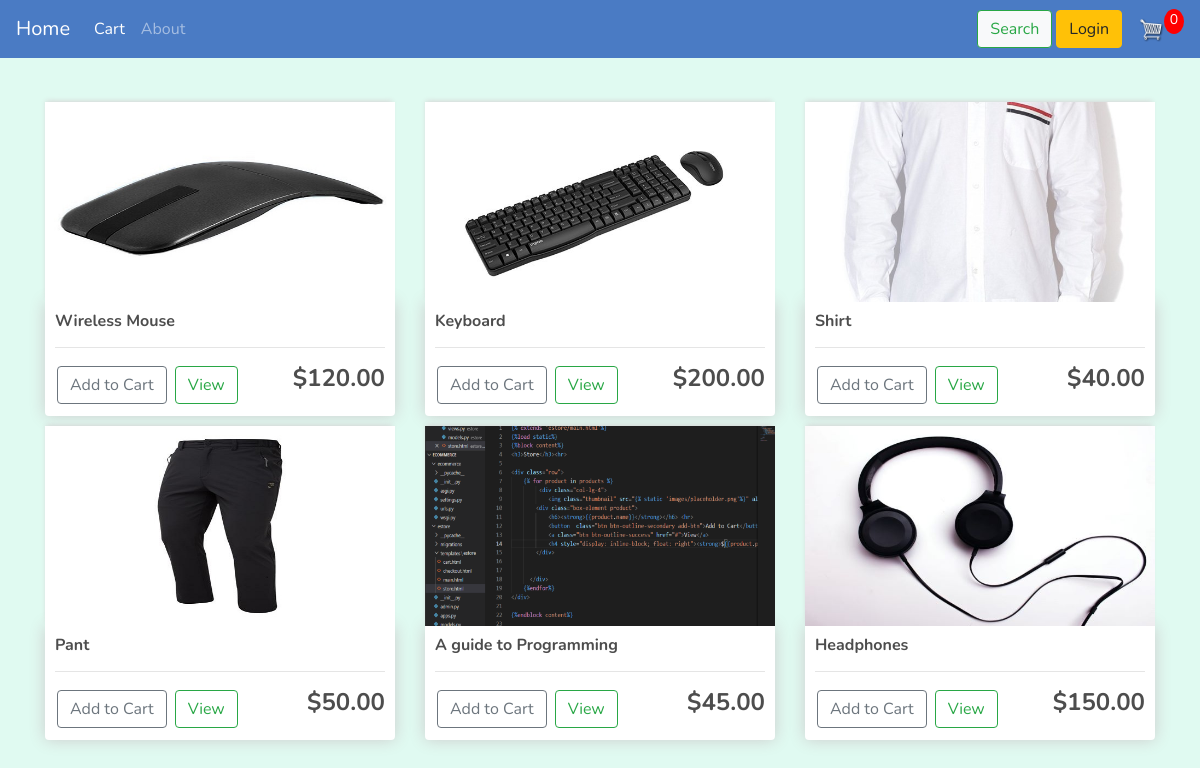
The page / on the database its author committed.
### estore/models.py (models this page shows, shortened)
class Product(models.Model):
    name = models.CharField(max_length=200, null=True)
    price = models.DecimalField(max_digits=7, decimal_places=2)
    digital = models.BooleanField(default=False, null=True, blank=False)
    image = models.ImageField(null=True, blank=True)
    @property
    def imageURL(self):
        try:
            url = self.image.url
        except:
            url = ''
        return url

### estore/views.py (the view)
# urls.py: path('', views.store, name="store"),
def store(request):
   data = cartData(request)
   cartItems = data['cartItems']
   products = Product.objects.all()
   myFilter = ProductFilter(request.GET, queryset=products)
   products = myFilter.qs
   context = {'products':products, 'cartItems':cartItems, 'myFilter':myFilter}
   return render(request, 'estore/store.html', context)

### estore/utils.py (called while the page is built, shortened)
def cookieCart(request):
    try:
            cart = json.loads(request.COOKIES['cart'])
    except:
        cart = {}
    items = []
    order = {'cart_total':0, 'cart_items':0, 'shipping': False}
    cartItems = order['cart_items']
    return{'cartItems':cartItems, 'order':order, 'items':items}

def cartData(request):
    if request.user.is_authenticated:
        customer = request.user.customer
        order, created = Order.objects.get_or_create(
            customer=customer, complete=False)
        items = order.orderitem_set.all()
        cartItems = order.cart_items
    else:
        cookieData = cookieCart(request)
        cartItems = cookieData['cartItems']
        order = cookieData['order']
        items = cookieData['items']
    return{'cartItems': cartItems, 'order': order, 'items': items}

### estore/templates/estore/store.html (shortened to what this page needs)
{% extends 'estore/main.html'%}
{%load static%}
{%block content%}
<div class="row">
            </div>
<div class="row">
    {% for product in products %}
         <div class="col-lg-4">
            <img class="thumbnail" src="{{product.imageURL}}" alt="product image">
        <div class="box-element product">
            <h6><strong>{{product.name}}</strong></h6> <hr>
            <button data-product="{{product.id}}" data-action="add" class="btn btn-outline-secondary add-btn update-cart">Add to Cart</button>
            <a class="btn btn-outline-success" href="#">View</a>
            <h4 style="display: inline-block; float: right"><strong>${{product.price|floatformat:2}}</strong></h4>
        </div>
      </div>
    {%endfor%}
</div>
{%endblock content%}

### estore/templates/estore/main.html (shortened to what this page needs)
<!DOCTYPE html>
{%load static %}
<html>
<head>
    <link rel="stylesheet" href="https://stackpath.bootstrapcdn.com/bootstrap/4.4.1/css/bootstrap.min.css">
    <link rel="stylesheet" type="text/css" href="{%static 'css/main.css'%}">
   </head>
    <body>
        <nav class="navbar navbar-expand-lg navbar-dark bg-dark">
          <a class="navbar-brand" href="{% url 'store' %}">Home</a>
          <div class="collapse navbar-collapse" id="navbarSupportedContent">
            <ul class="navbar-nav mr-auto">
              <li class="nav-item active">
                <a class="nav-link" href="{% url 'cart' %}">Cart<span class="sr-only">(current)</span></a>
              </li>
            <li class="nav-item">
                <a class="nav-link" href="{% url 'about'%}">About</a>
              </li>
              </ul>
              <button id="searchbutton" class="btn btn-outline-success my-2 my-sm-0 bg-light" type="submit" onclick="showSearchForm()">Search</button>
            <div class="form-inline my-2 my-lg-0">
            {% if request.user.is_authenticated%}
            <span class="abc">Hello, {{request.user|title}}</span>
            <a href="{% url 'logout'%}"class="btn btn-warning">Logout</a>
            {%else%}
            <a href="{% url 'login'%}"class="btn btn-warning">Login</a>
            {%endif%}
            <a href="{% url 'cart' %}">
            <img  id="cart-icon" src="{% static 'images/cart.png' %}">
            </a>
            <p id="cart-total">{{cartItems}}</p>
              </div>
          </div>
        </nav>
        <div class="container">
        <br>
            {% block content%}
            {% endblock content%}
        </div>
  </body>
</html>

### static/css/main.css (style rules this page uses)
body { background-color:#dffaf1f3; font-family: 'Nunito', sans-serif; }
h1,h2,h3,h4,h5,h6 { color:hsl(0, 0%, 30%); }
.box-element { box-shadow:hsl(0, 0%, 80%) 0 0 16px; background-color: #fff; border-radius: 4px; padding: 10px; }
.thumbnail { width: 100%; height: 200px; -webkit-box-shadow: -1px -3px 5px -2px rgba(214,214,214,1); -moz-box-shadow: -1px -3px 5px -2px rgba(214,214,214,1); box-shadow: -1px -3px 5px -2px rgba(214,214,214,1); }
.product { border-radius: 0 0 4px 4px; }
.bg-dark { background-color:#4a7bc4!important; }
#cart-icon { width:25px; display: inline-block; margin-left: 15px; }
#cart-total { display: block; text-align: center; color:#fff; background-color: red; width: 20px; height: 25px; border-radius: 50%; font-size: 14px; }
.col-lg-4, .col-lg-6, .col-lg-8, .col-lg-12 { margin-top: 10px; }
.btn { border-radius: 3; margin: 2px; }

### rows shown on the page
Product: imageURL (picture), name "Wireless Mouse", price "120.00"
Product: imageURL (picture), name "Keyboard", price "200.00"
Product: imageURL (picture), name "Shirt", price "40.00"
Product: imageURL (picture), name "Pant", price "50.00"
Product: imageURL (picture), name "A guide to Programming", price "45.00"
Product: imageURL (picture), name "Headphones", price "150.00"

### other values the page prints
{{ cartItems }} "0"
